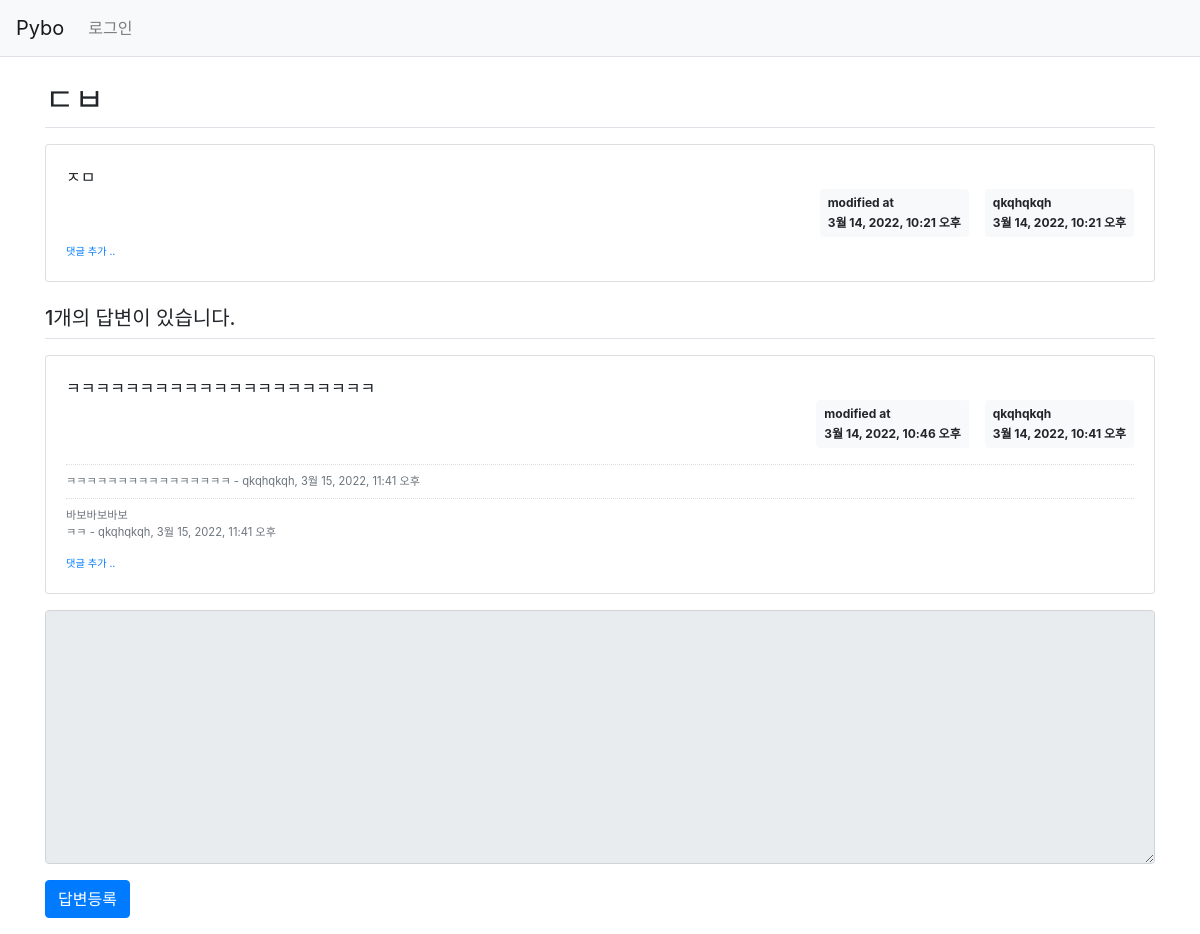
Page /pybo/308/ on the committed database.
### pybo/models.py (models this page shows, shortened)
class Question(models.Model):
    author = models.ForeignKey(User, on_delete=models.CASCADE)
    subject = models.CharField(max_length=200)
    content = models.TextField()
    create_date = models.DateTimeField()
    modify_date = models.DateTimeField(null=True, blank=True)

class Answer(models.Model):
    author = models.ForeignKey(User, on_delete=models.CASCADE)
    question = models.ForeignKey(Question, on_delete=models.CASCADE)
    content = models.TextField()
    create_date = models.DateTimeField()
    modify_date = models.DateTimeField(null=True, blank=True)

class Comment(models.Model):
    author = models.ForeignKey(User, on_delete=models.CASCADE)
    content = models.TextField()
    create_date = models.DateTimeField()
    modify_date = models.DateTimeField(null=True, blank=True)
    question = models.ForeignKey(Question, null=True, blank=True, on_delete=models.CASCADE)
    answer = models.ForeignKey(Answer, null=True, blank=True, on_delete=models.CASCADE)

### pybo/views.py (the view)
# urls.py: path('<int:question_id>/', views.detail, name='detail'),
def detail(request, question_id):
    question = get_object_or_404(Question, pk=question_id)
    context = {'question': question}
    return render(request, 'pybo/question_detail.html', context)

### templates/pybo/question_detail.html (shortened to what this page needs)
{% extends 'base.html' %}
{% block content %}
<div class="container my-3">
    <h2 class="border-bottom py-2">{{ question.subject }}</h2>
    <div class="card my-3">
        <div class="card-body">
            <div class="card-text" style="white-space: pre-line;">{{ question.content }}</div>
            <div class="d-flex justify-content-end">
                {% if question.modify_date %}
                <div class="badge badge-light p-2 text-left mx-3">
                    <div class="mb-2">modified at</div>
                    <div>{{ question.modify_date }}</div>
                </div>
                {% endif %}
                <div class="badge badge-light p-2 text-left">
                    <div class="mb-2">{{ question.author.username }}</div>
                    <div>{{ question.create_date }}</div>
                </div>
            </div>
            <div>
                <a href="{% url 'pybo:comment_create_question' question.id  %}"
                   class="small"><small>댓글 추가 ..</small></a>
            </div>
        </div>
    </div>
    <h5 class="border-bottom my-3 py-2">{{question.answer_set.count}}개의 답변이 있습니다.</h5>
    {% for answer in question.answer_set.all %}
    <div class="card my-3">
        <div class="card-body">
            <div class="card-text" style="white-space: pre-line;">{{ answer.content }}</div>
            <div class="d-flex justify-content-end">
                {% if answer.modify_date %}
                <div class="badge badge-light p-2 text-left mx-3">
                    <div class="mb-2">modified at</div>
                    <div>{{ answer.modify_date }}</div>
                </div>
                {% endif %}
                <div class="badge badge-light p-2 text-left">
                    <div class="mb-2">{{ answer.author.username }}</div>
                    <div>{{ answer.create_date }}</div>
                </div>
            </div>
            {% if answer.comment_set.count > 0 %}
            <div class="mt-3">
            {% for comment in answer.comment_set.all %}
                <div class="comment py-2 text-muted">
                    <span style="white-space: pre-line;">{{ comment.content }}</span>
                    <span>
                        - {{ comment.author }}, {{ comment.create_date }}
                    </span>
                </div>
            {% endfor %}
            </div>
            {% endif %}
            <div>
                <a href="{% url 'pybo:comment_create_answer' answer.id  %}"
                   class="small"><small>댓글 추가 ..</small></a>
            </div>
        </div>
    </div>
    {% endfor %}
    <form action="{% url 'pybo:answer_create' question.id %}" method="post" class="my-3">
        <div class="form-group">
            <textarea {% if not user.is_authenticated %}disabled{% endif %} name="content" id="content" class="form-control" rows="10"></textarea>
        </div>
        <input type="submit" value="답변등록" class="btn btn-primary">
    </form>
</div>
{% endblock %}

### static/style.css (style rules this page uses)
.comment { border-top:dotted 1px #ddd; font-size:0.7em; }

### rows in the picture
Question: subject "ㄷㅂ", content "ㅈㅁ", modify_date "3월 14, 2022, 10:21 오후", author.username "qkqhqkqh", create_date "3월 14, 2022, 10:21 오후", answer_set.count "1"
Answer: content "ㅋㅋㅋㅋㅋㅋㅋㅋㅋㅋㅋㅋㅋㅋㅋㅋㅋㅋㅋㅋㅋ", modify_date "3월 14, 2022, 10:46 오후", author.username "qkqhqkqh", create_date "3월 14, 2022, 10:41 오후"
Comment: content "ㅋㅋㅋㅋㅋㅋㅋㅋㅋㅋㅋㅋㅋㅋㅋㅋ", author "qkqhqkqh", create_date "3월 15, 2022, 11:41 오후"
Comment: content "바보바보바보 ㅋㅋ", author "qkqhqkqh", create_date "3월 15, 2022, 11:41 오후"
